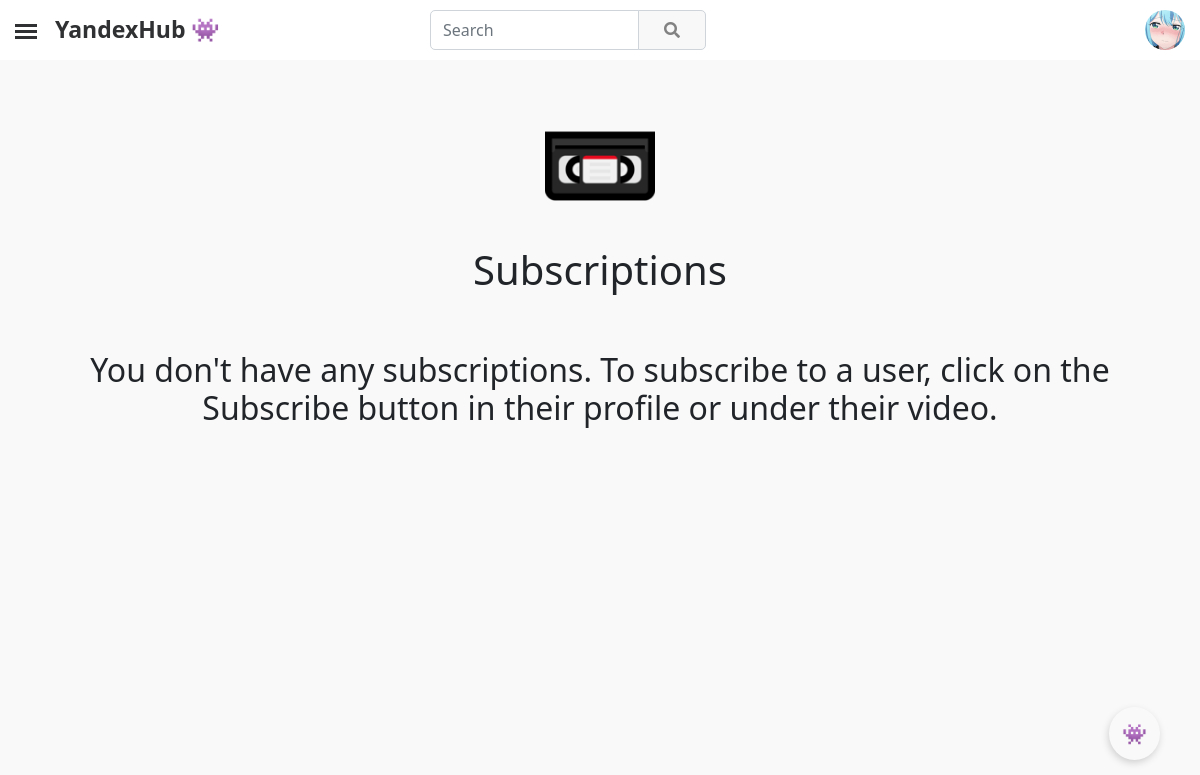
The page /subscriptions/ (signed in) on the database as committed earlier.
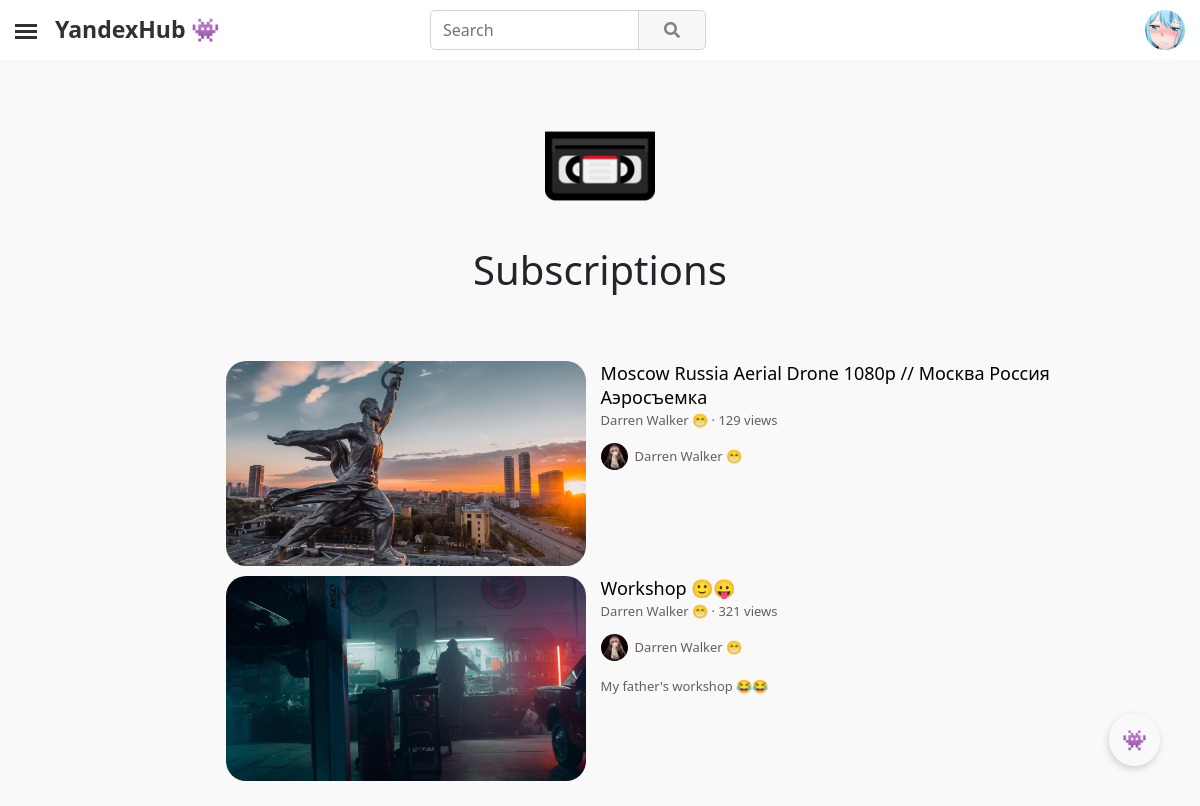
The same page on the database as committed later.
### YandexHub/apps/mainapp/models.py (models this page shows, shortened)
class Video(models.Model):
    video_id = models.CharField(blank=True, null=True, max_length=32)
    creator = models.ForeignKey(CustomUser, on_delete=models.CASCADE, null=False, related_name='video_creator')
    video = models.FileField(upload_to='videos/')
    video_banner = models.ImageField(upload_to='video_banners/')
    views = models.BigIntegerField(default=0)
    likes = models.BigIntegerField(default=0)
    dislikes = models.BigIntegerField(default=0)
    comments = models.BigIntegerField(default=0)
    coefficient = models.FloatField(default=0)
    title = models.CharField(max_length=150)
    description = models.TextField(blank=True, null=True, max_length=1000000)
    date_created = models.DateTimeField(auto_now_add=True, db_index=True)

class CustomUser(AbstractUser):
    user_id = models.CharField(blank=True, null=True, max_length=24)
    email = models.EmailField(null=True, unique=True)
    username = models.CharField(blank=True, null=True, max_length=25)
    avatar = models.ImageField(blank=True, null=True, upload_to = 'avatars/', default='avatars/default/default_avatar.png')
    banner = models.ImageField(blank=True, null=True, upload_to='users_banners/')
    all_views = models.BigIntegerField(default=0)
    all_subscribers = models.BigIntegerField(default=0)
    description = models.TextField(blank=True, null=True, max_length=5000)
    contact_email  = models.CharField(blank=True, null=True, max_length=75)
    location = models.CharField(blank=True, null=True, max_length=50)
    vk_link = models.CharField(blank=True, null=True, max_length=150)
    instagram_link = models.CharField(blank=True, null=True, max_length=150)
    facebook_link = models.CharField(blank=True, null=True, max_length=150)
    reddit_link = models.CharField(blank=True, null=True, max_length=150)
    telegram_link = models.CharField(blank=True, null=True, max_length=150)
    twitter_link = models.CharField(blank=True, null=True, max_length=150)
    website_link = models.CharField(blank=True, null=True, max_length=150)
    telegram = models.CharField(blank=True, null=True, max_length=150)
    date_created = models.DateTimeField(auto_now_add=True, db_index=True)
    REQUIRED_FIELDS = ['username']
    USERNAME_FIELD = 'email'

### YandexHub/apps/mainapp/views.py (the view)
# urls.py: path('subscriptions/', SubscriptionsView.as_view(), name="subscriptions__page"),
class SubscriptionsView(TemplateView):
    template_name = 'user/other/subscriptions.html'
    def get_context_data(self, **kwargs):
        context = super(SubscriptionsView, self).get_context_data(**kwargs)
        if self.request.user.is_authenticated:
            n = 0
            videos = []
            for i in Subscribe.objects.filter(subscriber=self.request.user):
                for j in Video.objects.filter(creator=i.channel).order_by("-date_created"):
                    videos.append(j)
                n += 1
                if n > 100:
                    break
        else:
            videos = []
        context['title'] = 'Subscriptions 🎞'
        context['videos'] = videos
        return context

### YandexHub/apps/mainapp/templatetags/poll_extras.py (called while the page is built)
@register.filter(name='brief_views_format')
@stringfilter
def brief_views_format(arg):
    if int(arg) < 1000000:
        if int(arg) == 1:
            return '1 view'
        elif int(arg) < 1000:
            return f'{arg} views'
        else:
            return f"{str_fixed(float(int(arg)/1000), int(arg), 1, 'views')}K views"
    elif int(arg) < 1000000000:
        return f"{str_fixed(float(int(arg)/1000000), int(arg), 1, 'views')}M views"
    elif int(arg) < 1000000000000:
        return f"{str_fixed(float(int(arg)/1000000000), int(arg), 1, 'views')}B views"
    else:
        return ''

@register.filter(name='html_to_text')
@stringfilter
def html_to_text(html):
    cleanr = re.compile('<.*?>')
    cleantext = re.sub(cleanr, '', html)
    return cleantext

### YandexHub/apps/mainapp/templates/user/other/subscriptions.html (shortened to what this page needs)
{% extends "main.html" %}
{% block content %}
{% load poll_extras %}
{% load static %}
<main role="main" style="margin-top: 35px;">
    <div class="block-content">
        {% if request.user.is_authenticated %}
        <section class="py-3 text-center container-fluid">
            <div class="row" style="padding-bottom: 1rem!important;">
                <div class="col-lg-12 col-md-8 mx-auto">
                    <img class="banner-icon" src="{% static 'media/site/icons/videocassette.png' %}">
                    <h1 style="margin-bottom: 25px;">Subscriptions</h1>
                </div>
            </div>
        </section>
        {% if videos %}
        {% for i in videos %}
        <div class="card" style="height: 205px; margin-top: 10px;">
            <div class="row g-0" style="width: 65%; position: relative; margin-left: auto; margin-right: auto;">
                <div class="col-md-4" style="left: 0; position: absolute;">
                    <a style="cursor: pointer;" onclick="transition_link(`{% url 'video__page' i.video_id %}`)">
                        <div class="img"
                            style="width: 360px; height: 205px; border-radius: 20px; background-image: url({{i.video_banner.url}});">
                        </div>
                    </a>
                </div>
                <div class="col-md-8" style="top: 0; position: absolute; left: 365px;">
                    <div style="padding-top: 0; margin-left: 10px;">
                        <a style="cursor: pointer;" onclick="transition_link(`{% url 'video__page' i.video_id %}`)">
                            <p style="font-size: 18px; margin-bottom: -2px; color: #000;">{{ i.title }}</p>
                        </a>
                        <small style="color: #606060; font-size: 13px;"><a style="color: #606060; cursor: pointer;"
                                onclick="transition_link(`{% url 'channel__page' i.creator.user_id %}`)">{{i.creator.username}}</a>
                            · {{i.views|brief_views_format}}</small>
                        <a style="cursor: pointer;"
                            onclick="transition_link(`{% url 'channel__page' i.creator.user_id %}`)">
                            <small style="display: block; margin-top: 12px; font-size: 13px; color: #606060;">
                                <div class="img"
                                    style="display: inline-block; margin-right: 7px; width: 27px; height: 27px; border-radius: 50%; background-image: url({{i.creator.avatar.url}});">
                                </div>
                                <div style="display: inline-block; position: absolute; margin-top: 4px;">
                                    {{i.creator.username}}</div>
                            </small>
                        </a>
                        <small
                            style="display: block; color: #606060; font-size: 13px; margin-top: 12px;">{{i.description|html_to_text|truncatechars:340}}</small>
                    </div>
                </div>
            </div>
        </div>
        {% endfor %}
        {% else %}
        <h2 style="text-align: center; margin-bottom: 40px;">You don't have any subscriptions. To subscribe to a user,
            click on the Subscribe button in their profile or under their video.</h2>
        {% endif %}
        {% endif %}
    </div>
</main>
{% endblock %}

Rows that differ between the two databases and show on the page:
added Video: video_banner (picture), title "Moscow Russia Aerial Drone 1080p // Москва Россия Аэросъемка", creator.username "Darren Walker 😁", views|brief_views_format "129 views", creator.avatar (picture)
now on this page (row edited): Video: video_banner (picture), title "Workshop 🙂😛", creator.username "Darren Walker 😁", views|brief_views_format "321 views", creator.avatar (picture), description|html_to_text "My father's workshop 😂😂"
Other text that changed with them:
text no longer shown: "You don't have any subscriptions. To subscribe to a user, click on the Subscribe button in their profile or under their video."
